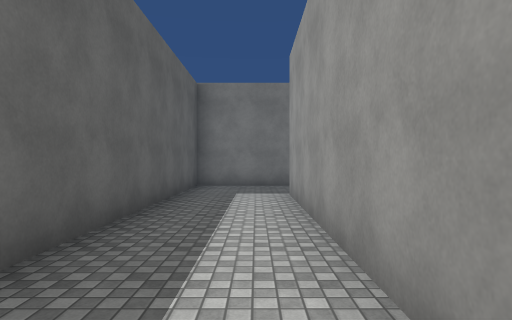
View 1 (above)

17 first-person views from a walk through a Unity game level. The camera is 1.5 m above the floor, looks level and sees 75° across. The floor is counted in squares, 2 m on a side. Each view is taken from the middle of a square. On the plan, view 1 faces up. The plan holds only what a view shows up to about 11 squares ahead; the rest is blank. The place goes on beyond the plan. The player is left out. Surface patterns are stand-ins for the level's own textures.

View 2
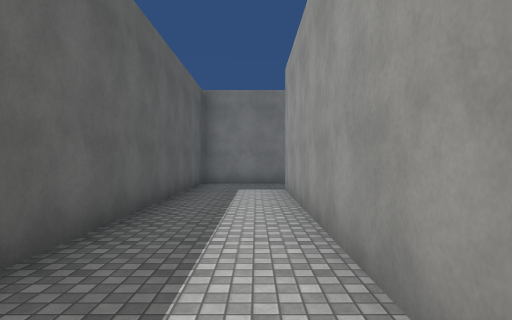

View 3
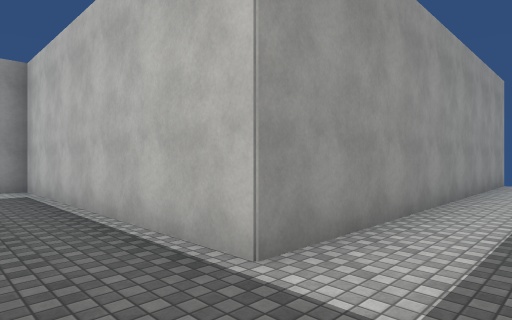

View 4
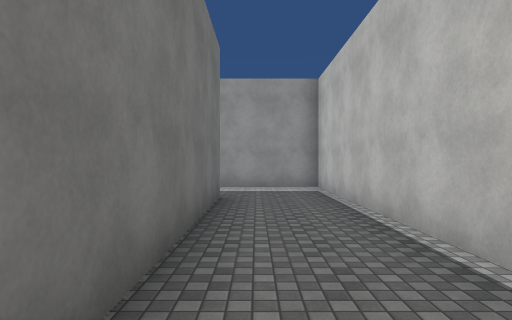

View 5
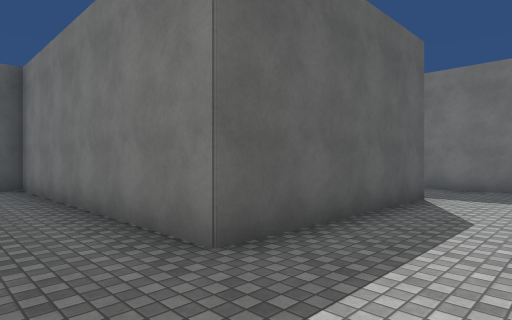

View 6
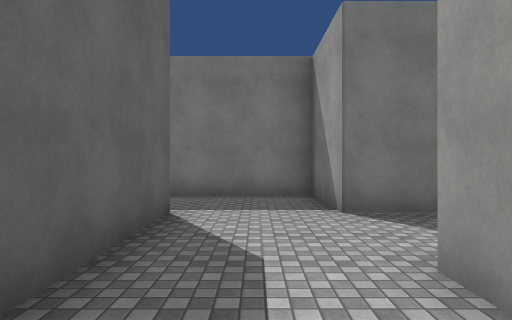

View 7
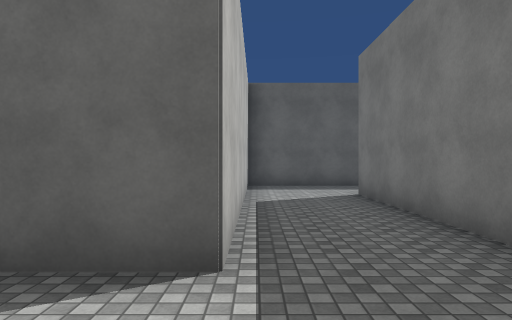

View 8
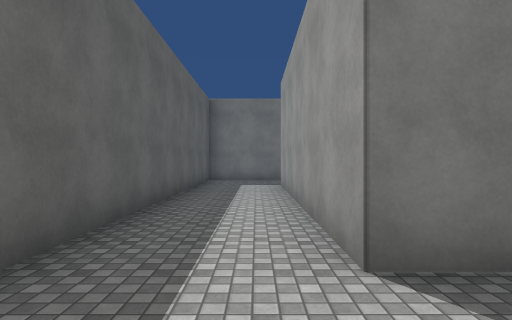

View 9
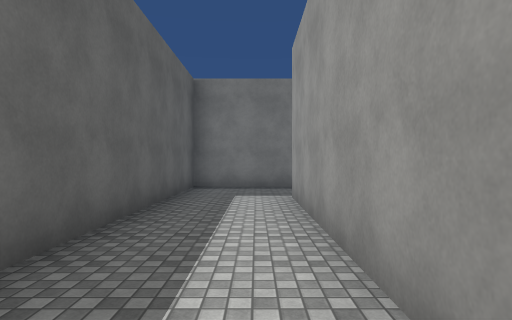

View 10
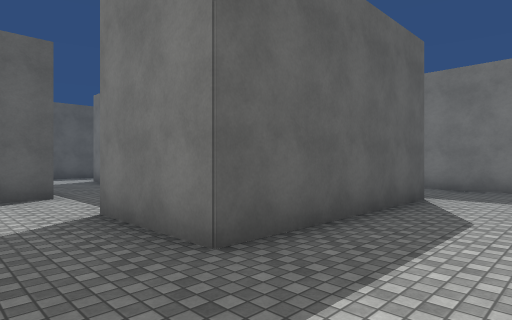

View 11
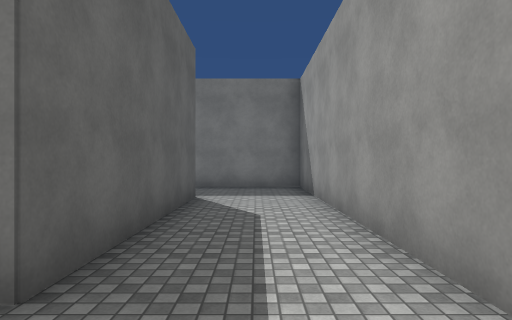

View 12
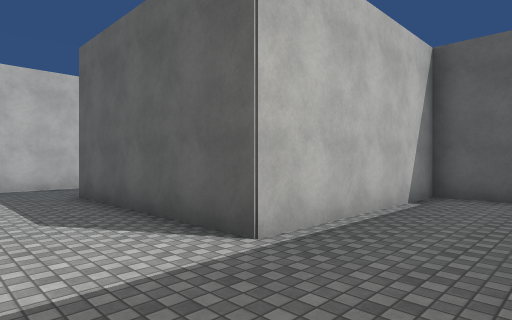

View 13
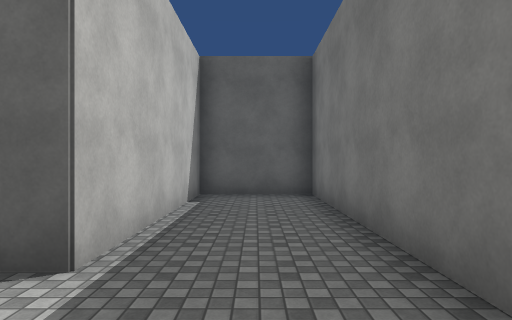

View 14
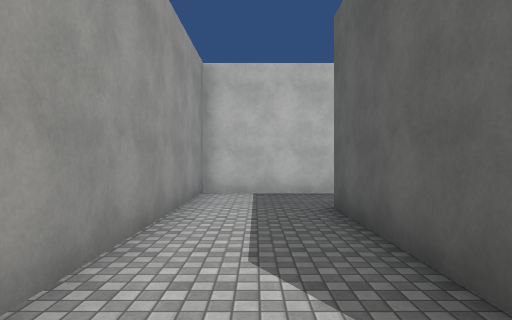

View 15
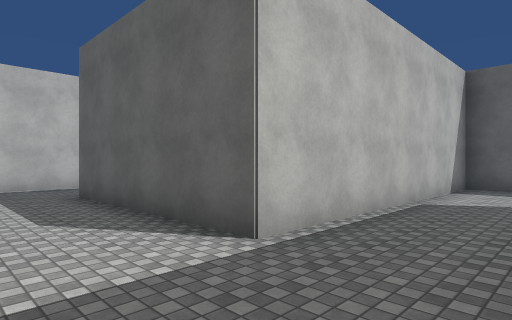

View 16
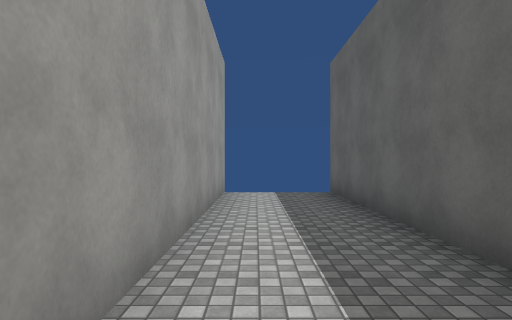

View 17
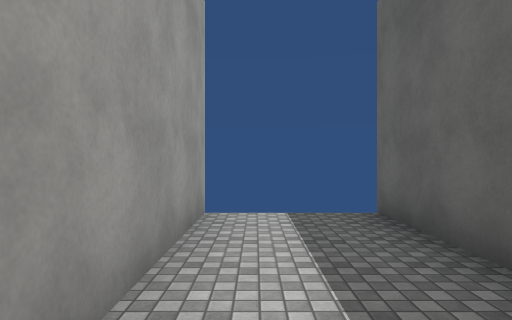

### Floor plan
Points are (right, up) in squares from view 1. A wall is a line through its corners. A room is listed if a view was taken in it or the views show most of it. See-through windows are left out.
Room 1 (views 1, 2, 3, 4, 5, 6, 7, 8, 9, 15, 16, 17)
walls: (8.2, 11.5) (8.2, 12.2); (10.8, 14.7) (8.2, 14.7) (8.2, 17.2) (0.7, 17.2) (0.7, 24.8); (-1.7, 25.5) (-1.7, 14.8) (5.8, 14.8) (5.8, 9.7) (-1.7, 9.7) (-1.7, -2.8); (0.7, -2.9) (0.7, 7.3) (8.2, 7.3) (8.2, 10)
ways out: opening at (9.5, 13.5) to room 2; opening at (-0.5, 25.5)
Room 2 (views 10, 11, 12, 13, 14)
walls: (10, 12.3) (13.2, 12.3) (13.2, 22.2) (5.8, 22.2) (5.8, 19.8) (10.8, 19.8) (10.8, 14.7)
ways out: opening at (9.5, 13.5) to room 1

Positions as (right, up) in squares from view 1, and headings:
1: (0, 0), facing up
2: (0, -1), facing up
3: (-1, 9), facing down-right
4: (-1, 9), facing right
5: (8, 8), facing up-left
6: (7, 10), facing up
7: (8, 15), facing left
8: (0, 15), facing up
9: (0, 18), facing up
10: (13, 13), facing up-left
11: (12, 13), facing up
12: (13, 22), facing down-left
13: (13, 21), facing left
14: (12, 20), facing down
15: (8, 17), facing down-left
16: (0, 5), facing down
17: (0, 2), facing down
